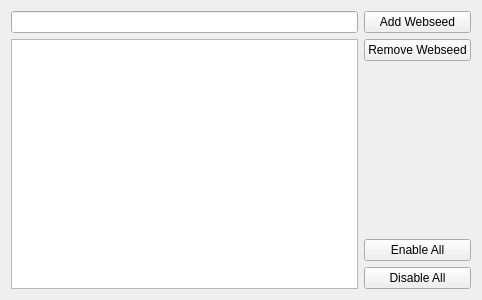
<?xml version="1.0" encoding="UTF-8"?>
<ui version="4.0">
 <class>WebSeedsTab</class>
 <widget class="QWidget" name="WebSeedsTab">
  <property name="geometry">
   <rect>
    <x>0</x>
    <y>0</y>
    <width>482</width>
    <height>300</height>
   </rect>
  </property>
  <layout class="QGridLayout" name="m_gridLayout">
   <item row="0" column="0">
    <widget class="QLineEdit" name="m_webseed">
     <property name="toolTip">
      <string>&lt;p style=&quot; margin-top:0px; margin-bottom:0px; margin-left:0px; margin-right:0px; -qt-block-indent:0; text-indent:0px;&quot;&gt;Webseed to add to the torrent.&lt;/p&gt;
&lt;p style=&quot;-qt-paragraph-type:empty; margin-top:0px; margin-bottom:0px; margin-left:0px; margin-right:0px; -qt-block-indent:0; text-indent:0px;&quot;&gt;&lt;/p&gt;
&lt;p style=&quot; margin-top:0px; margin-bottom:0px; margin-left:0px; margin-right:0px; -qt-block-indent:0; text-indent:0px;&quot;&gt;&lt;span style=&quot; font-weight:600;&quot;&gt;Note: &lt;/span&gt;Only http webseeds are supported.&lt;/p&gt;</string>
     </property>
    </widget>
   </item>
   <item row="0" column="1">
    <widget class="QPushButton" name="m_add">
     <property name="text">
      <string>Add Webseed</string>
     </property>
    </widget>
   </item>
   <item row="1" column="0">
    <widget class="QTreeView" name="m_webseed_list">
     <property name="rootIsDecorated">
      <bool>false</bool>
     </property>
     <property name="sortingEnabled">
      <bool>true</bool>
     </property>
     <property name="allColumnsShowFocus">
      <bool>true</bool>
     </property>
    </widget>
   </item>
   <item row="1" column="1">
    <layout class="QVBoxLayout">
     <item>
      <widget class="QPushButton" name="m_remove">
       <property name="text">
        <string>Remove Webseed</string>
       </property>
      </widget>
     </item>
     <item>
      <spacer>
       <property name="orientation">
        <enum>Qt::Vertical</enum>
       </property>
       <property name="sizeHint" stdset="0">
        <size>
         <width>20</width>
         <height>40</height>
        </size>
       </property>
      </spacer>
     </item>
     <item>
      <widget class="QPushButton" name="m_enable_all">
       <property name="text">
        <string>Enable All</string>
       </property>
      </widget>
     </item>
     <item>
      <widget class="QPushButton" name="m_disable_all">
       <property name="text">
        <string>Disable All</string>
       </property>
      </widget>
     </item>
    </layout>
   </item>
  </layout>
 </widget>
 <resources/>
 <connections/>
</ui>
